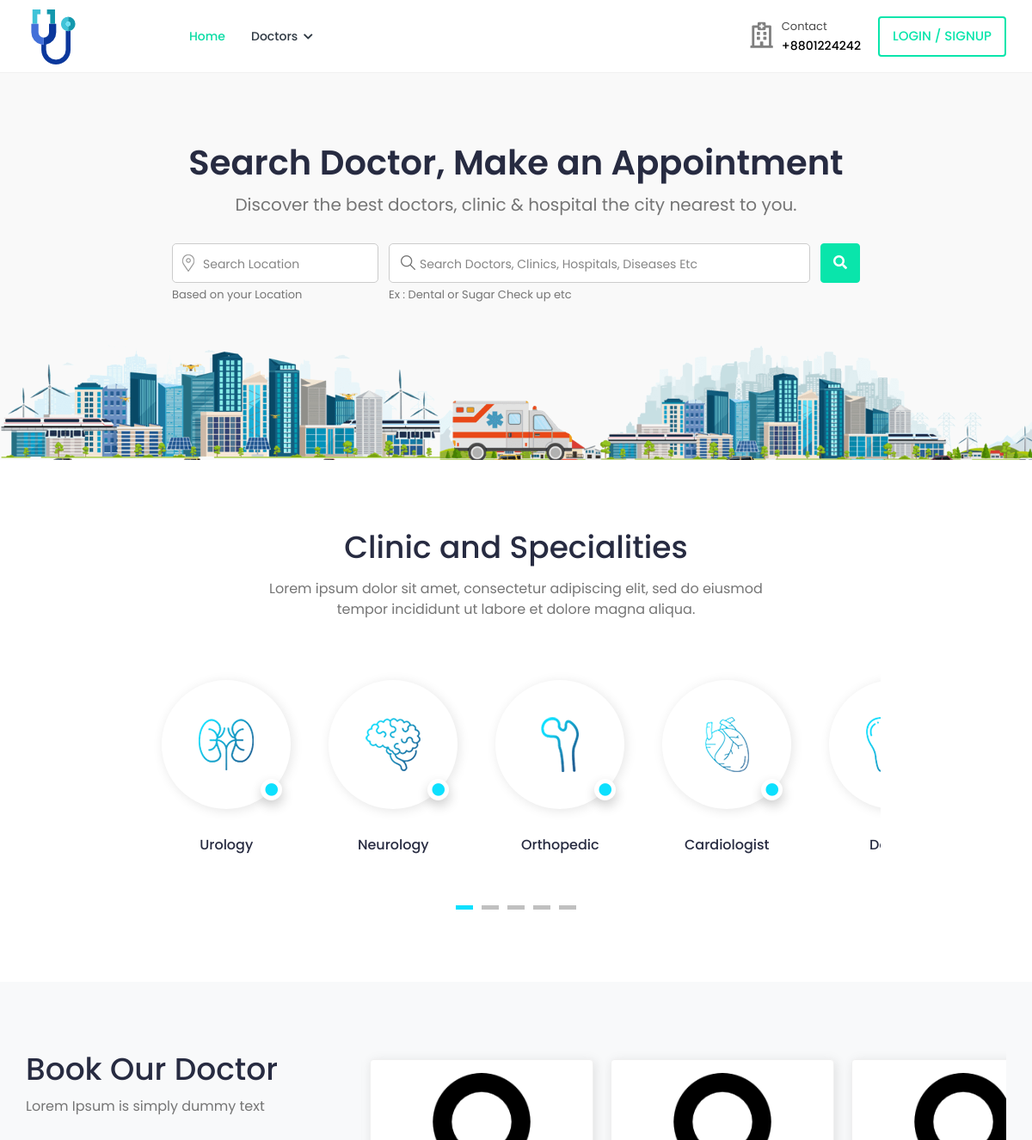
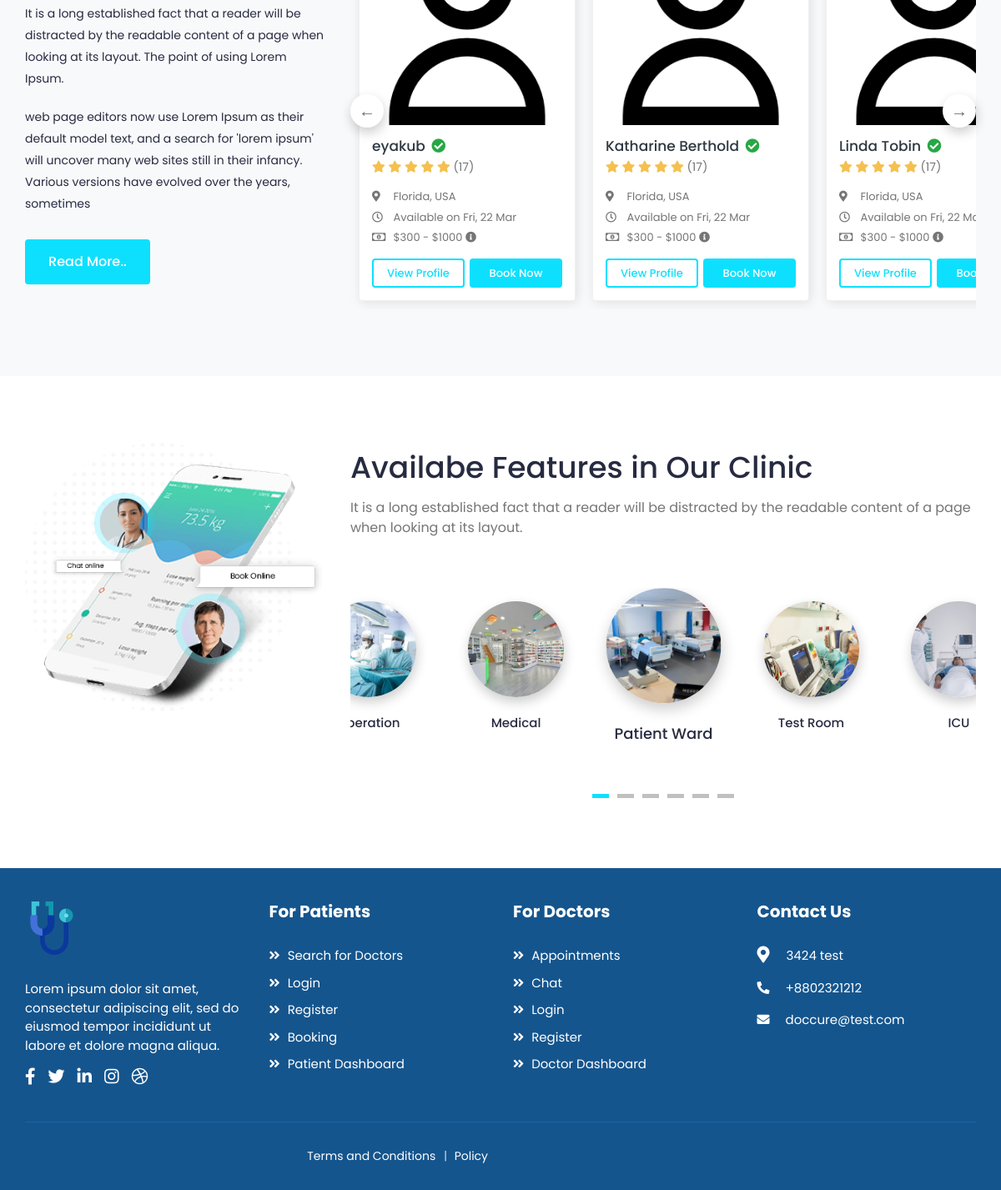
The page / on the database its author committed (2 pictures, top to bottom).
### accounts/models.py (models this page shows, shortened)
class User(AbstractUser):
    username = models.CharField(max_length=30, unique=True)
    role = models.CharField(choices=ROLE, max_length=20, default="patient", error_messages={"required": "Role must be provided"})
    email = models.EmailField(
        blank=True,
        error_messages={
            "unique": "A user with that email already exists.",
        },
    )
    first_name = models.CharField(max_length=150, blank=True)
    last_name = models.CharField(max_length=150, blank=True)
    USERNAME_FIELD = "username"
    REQUIRED_FIELDS = []
    objects = CustomUserManager()
    def get_full_name(self):
        full_name = '%s %s' % (self.first_name, self.last_name)
        return full_name.strip() or self.username

class Profile(models.Model):
    user = models.OneToOneField(User, on_delete=models.CASCADE, related_name='profile')
    avatar = models.ImageField(default="defaults/user.png", upload_to=profile_photo_directory_path)
    @property
    def image(self):
        return self.avatar.url if self.avatar.storage.exists(self.avatar.name) else "{}defaults/user.png".format(settings.MEDIA_URL)

### core/views.py (the view)
# urls.py: path('', home, name="home"),
def home(request: HttpRequest) -> HttpResponse:
    doctors = User.objects.select_related('profile').filter(role="doctor").filter(is_superuser=False)
    return render(request, 'home.html', {"doctors": doctors})

### templates/home.html (shortened to what this page needs)
{% extends 'base.html' %}
{% load static %}
{% block content %}
    <section class="section section-search">
        <div class="container-fluid">
            <div class="banner-wrapper">
                <div class="banner-header text-center">
                    <h1>Search Doctor, Make an Appointment</h1>
                    <p>Discover the best doctors, clinic & hospital the city nearest to you.</p>
                </div>
                <div class="search-box">
                    <form action="">
                        <div class="form-group search-location">
                            <input type="text" class="form-control" placeholder="Search Location">
                            <span class="form-text">Based on your Location</span>
                        </div>
                        <div class="form-group search-info">
                            <input type="text" class="form-control" placeholder="Search Doctors, Clinics, Hospitals, Diseases Etc">
                            <span class="form-text">Ex : Dental or Sugar Check up etc</span>
                        </div>
                        <button type="submit" class="btn btn-primary search-btn"><i class="fas fa-search"></i> <span>Search</span></button>
                    </form>
                </div>
            </div>
        </div>
    </section>
    <section class="section section-specialities">
        <div class="container-fluid">
            <div class="section-header text-center">
                <h2>Clinic and Specialities</h2>
                <p class="sub-title">Lorem ipsum dolor sit amet, consectetur adipiscing elit, sed do eiusmod tempor incididunt ut labore et dolore magna aliqua.</p>
            </div>
            <div class="row justify-content-center">
                <div class="col-md-9">
                    <div class="specialities-slider slider">
                        <div class="speicality-item text-center">
                            <div class="speicality-img">
                                <img src="{% static 'assets/img/specialities/specialities-01.png' %}" class="img-fluid" alt="Speciality">
                                <span><i class="fa fa-circle" aria-hidden="true"></i></span>
                            </div>
                            <p>Urology</p>
                        </div>
                        <div class="speicality-item text-center">
                            <div class="speicality-img">
                                <img src="{% static 'assets/img/specialities/specialities-02.png' %}" class="img-fluid" alt="Speciality">
                                <span><i class="fa fa-circle" aria-hidden="true"></i></span>
                            </div>
                            <p>Neurology</p>
                        </div>
                        <div class="speicality-item text-center">
                            <div class="speicality-img">
                                <img src="{% static 'assets/img/specialities/specialities-03.png' %}" class="img-fluid" alt="Speciality">
                                <span><i class="fa fa-circle" aria-hidden="true"></i></span>
                            </div>
                            <p>Orthopedic</p>
                        </div>
                        <div class="speicality-item text-center">
                            <div class="speicality-img">
                                <img src="{% static 'assets/img/specialities/specialities-04.png' %}" class="img-fluid" alt="Speciality">
                                <span><i class="fa fa-circle" aria-hidden="true"></i></span>
                            </div>
                            <p>Cardiologist</p>
                        </div>
                        <div class="speicality-item text-center">
                            <div class="speicality-img">
                                <img src="{% static 'assets/img/specialities/specialities-05.png' %}" class="img-fluid" alt="Speciality">
                            </div>
                            <p>Dentist</p>
                        </div>
                    </div>
                </div>
            </div>
        </div>
    </section>
    <section class="section section-doctor">
        <div class="container-fluid">
            <div class="row">
                <div class="col-lg-4">
                    <div class="section-header ">
                        <h2>Book Our Doctor</h2>
                        <p>Lorem Ipsum is simply dummy text </p>
                    </div>
                    <div class="about-content">
                        <p>It is a long established fact that a reader will be distracted by the readable content of a page when looking at its layout. The point of using Lorem Ipsum.</p>
                        <p>web page editors now use Lorem Ipsum as their default model text, and a search for 'lorem ipsum' will uncover many web sites still in their infancy. Various versions have evolved over the years, sometimes</p>
                        <a href="javascript:;">Read More..</a>
                    </div>
                </div>
                <div class="col-lg-8">
                    <div class="doctor-slider slider">
                        {% for doctor in doctors %}
                            <div class="profile-widget">
                                <div class="doc-img">
                                    <a href="#">
                                        <img class="img-fluid" alt="User Image" src="{{ doctor.profile.image }}">
                                    </a>
                                </div>
                                <div class="pro-content">
                                    <h3 class="title">
                                        <a href="">{{ doctor.get_full_name }}</a>
                                        <i class="fas fa-check-circle verified"></i>
                                    </h3>
                                    <div class="rating">
                                        <i class="fas fa-star filled"></i>
                                        <i class="fas fa-star filled"></i>
                                        <i class="fas fa-star filled"></i>
                                        <i class="fas fa-star filled"></i>
                                        <i class="fas fa-star filled"></i>
                                        <span class="d-inline-block average-rating">(17)</span>
                                    </div>
                                    <ul class="available-info">
                                        <li>
                                            <i class="fas fa-map-marker-alt"></i> Florida, USA
                                        </li>
                                        <li>
                                            <i class="far fa-clock"></i> Available on Fri, 22 Mar
                                        </li>
                                        <li>
                                            <i class="far fa-money-bill-alt"></i> $300 - $1000
                                            <i class="fas fa-info-circle" data-toggle="tooltip" title="Lorem Ipsum"></i>
                                        </li>
                                    </ul>
                                    <div class="row row-sm">
                                        <div class="col-6">
                                            <a href="{% url 'doctors:doctor-profile' doctor.username %}" class="btn view-btn">View Profile</a>
                                        </div>
                                        <div class="col-6">
                                            <a href="{% url 'bookings:doctor-booking-view' doctor.username %}" class="btn book-btn">Book Now</a>
                                        </div>
                                    </div>
                                </div>
                            </div>
                        {% endfor %}
                    </div>
                </div>
            </div>
        </div>
    </section>
    <section class="section section-features">
        <div class="container-fluid">
            <div class="row">
                <div class="col-md-4 features-img">
                    <img src="{% static 'assets/img/features/feature.png' %}" class="img-fluid" alt="Feature">
                </div>
                <div class="col-md-8">
                    <div class="section-header">
                        <h2 class="mt-2">Availabe Features in Our Clinic</h2>
                        <p>It is a long established fact that a reader will be distracted by the readable content of a page when looking at its layout. </p>
                    </div>
                    <div class="features-slider slider">
                        <div class="feature-item text-center">
                            <img src="{% static 'assets/img/features/feature-01.jpg' %}" class="img-fluid" alt="Feature">
                            <p>Patient Ward</p>
                        </div>
                        <div class="feature-item text-center">
                            <img src="{% static 'assets/img/features/feature-02.jpg' %}" class="img-fluid" alt="Feature">
                            <p>Test Room</p>
                        </div>
                        <div class="feature-item text-center">
                            <img src="{% static 'assets/img/features/feature-03.jpg' %}" class="img-fluid" alt="Feature">
                            <p>ICU</p>
                        </div>
                        <div class="feature-item text-center">
                            <img src="{% static 'assets/img/features/feature-05.jpg' %}" class="img-fluid" alt="Feature">
                            <p>Operation</p>
                        </div>
                        <div class="feature-item text-center">
                            <img src="{% static 'assets/img/features/feature-06.jpg' %}" class="img-fluid" alt="Feature">
                            <p>Medical</p>
                        </div>
                    </div>
                </div>
            </div>
        </div>
    </section>
{% endblock %}

### rows shown on the page
User: profile.image (placeholder picture), get_full_name "eyakub"
User: profile.image (placeholder picture), get_full_name "Katharine Berthold"
User: profile.image (placeholder picture), get_full_name "Linda Tobin"
